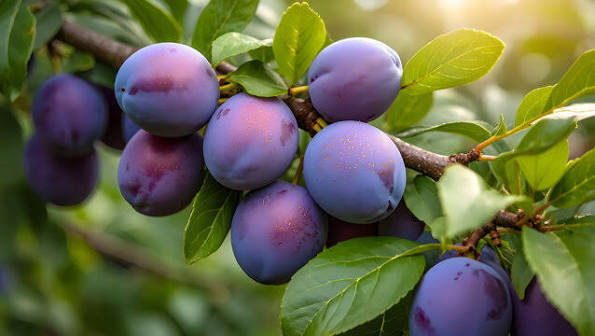
#> input picture Prac4/fruit.jpg, 595 x 336 px
$ python brightness.py
#> lines starting #> are read from the running program, lines starting #| are printed output that depends on the picture
import cv2
import matplotlib.pyplot as plt
import numpy as np
# Load the image
image = cv2.imread('fruit.jpg') #Plot the original image
#> image is the input picture: shape (336, 595, 3); mean B, G, R 73.6, 104.8, 102.9
plt.subplot(1, 2, 1)
plt.title("Original")
plt.imshow(image)
# Adjust the brightness and contrast
# Adjusts the brightness by adding 10 to each pixel value
brightness = 10
# Adjusts the contrast by scaling the pixel values by 2.3
contrast = 2.3
image2 = cv2.addWeighted(image, contrast, np.zeros(image.shape, image.dtype), 0, brightness)
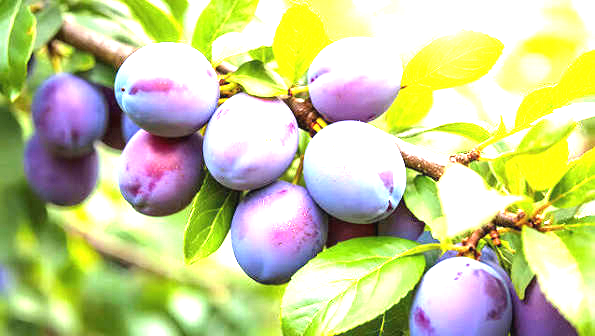
#> image2: shape (336, 595, 3); mean B, G, R 147.3, 202.4, 197.7
#Save the image
cv2.imwrite('modified_image.jpg(VANYA-CS24058)', image2)
#Plot the contrast image
plt.subplot(1, 2, 2)
plt.title("Brightness & contrast")
plt.imshow(image2)
plt.show()
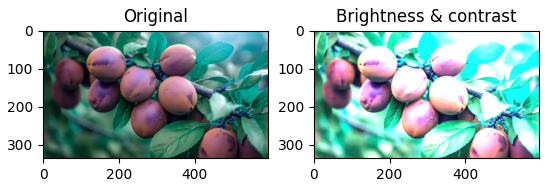
#> figure drawn by matplotlib, 2 panels; B, G, R data is drawn as R, G, B

$ run again, with Prac4/face.jpg copied over Prac4/fruit.jpg
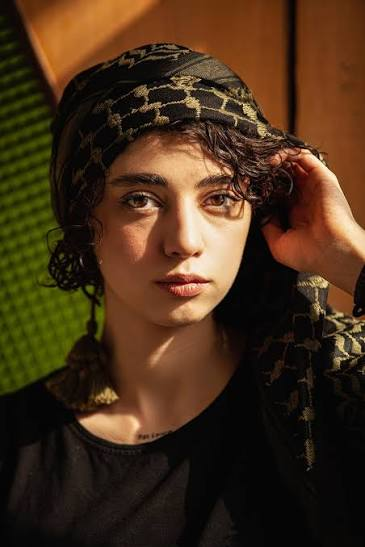
#> input picture Prac4/face.jpg, 365 x 547 px
#> image is the input picture: shape (547, 365, 3); mean B, G, R 26, 47.8, 70.8
#> `image2 = cv2.addWeighted(image, contrast, np.zeros(image.shape, image...`:
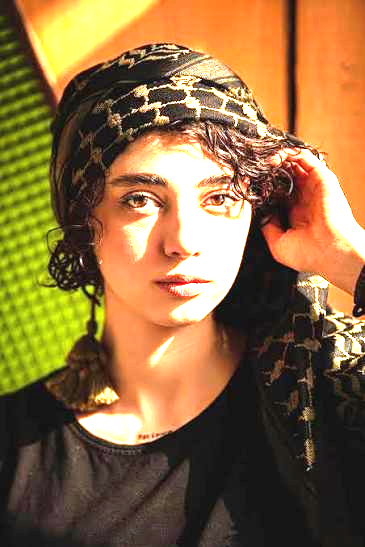
#> image2: shape (547, 365, 3); mean B, G, R 64.8, 107.9, 141
#> `plt.show()`:
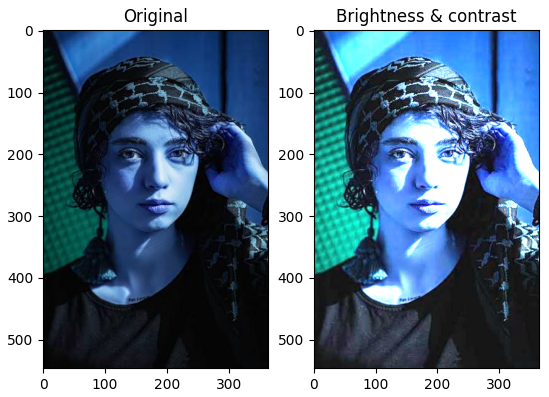
#> figure drawn by matplotlib, 2 panels; B, G, R data is drawn as R, G, B
